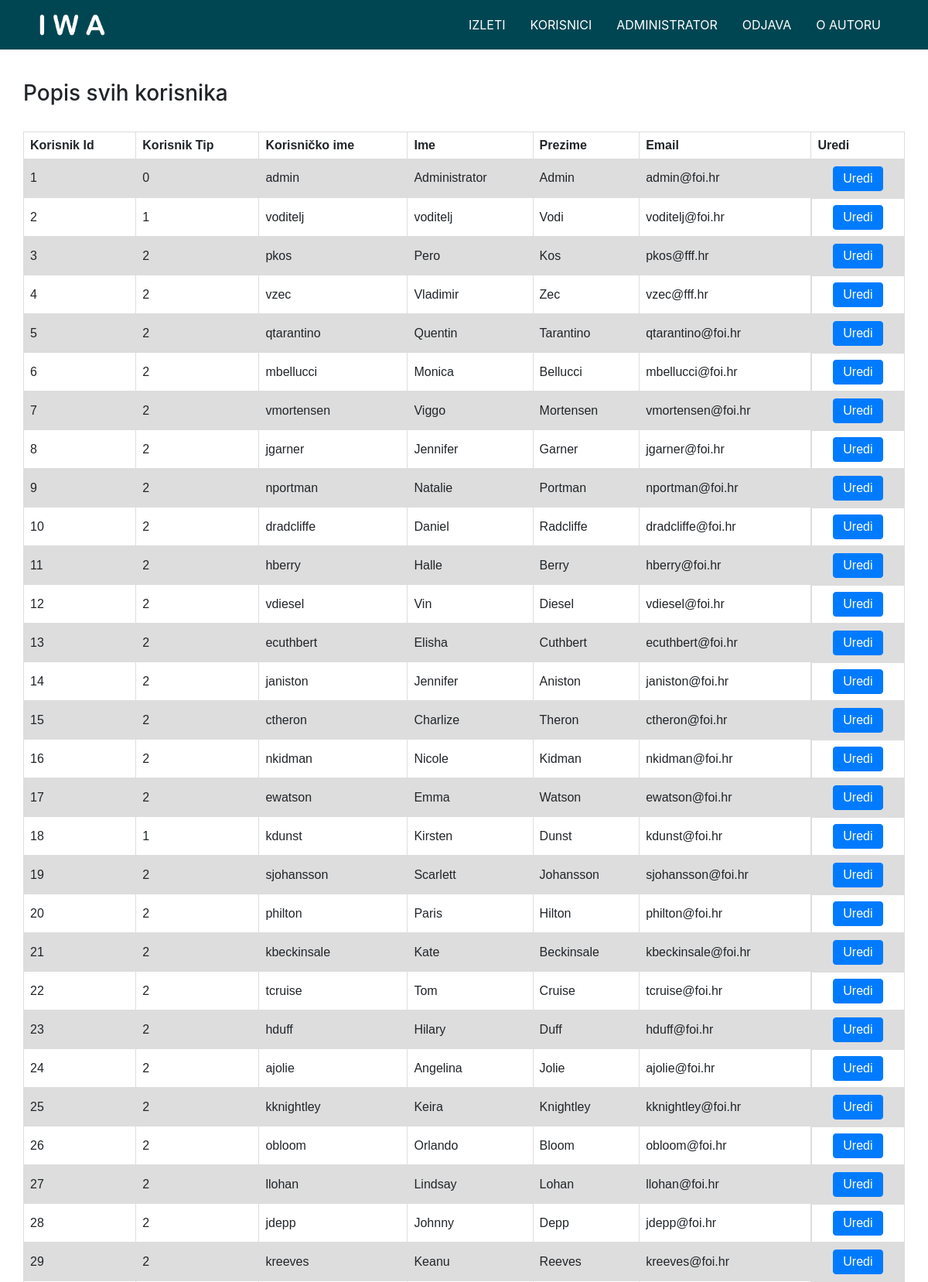
Page /users.php (signed in, upper part) on the committed database.
### tables this page shows
CREATE TABLE IF NOT EXISTS `korisnik` (
  `korisnik_id` INT(10) NOT NULL AUTO_INCREMENT,
  `tip_id` INT(10) NOT NULL,
  `korisnicko_ime` VARCHAR(50) NOT NULL,
  `lozinka` VARCHAR(50) NOT NULL,
  `ime` VARCHAR(50) NOT NULL,
  `prezime` VARCHAR(50) NOT NULL,
  `email` VARCHAR(50) NULL,
  `slika` TEXT NULL,
  PRIMARY KEY (`korisnik_id`),
  INDEX `fk_korisnik_tip_korisnika_idx` (`tip_id` ASC),
  CONSTRAINT `fk_korisnik_tip_korisnika`
    FOREIGN KEY (`tip_id`)
    REFERENCES `tip_korisnika` (`tip_id`)
    ON DELETE NO ACTION
    ON UPDATE NO ACTION);

### baza.php (called while the page is built, shortened)
<?php
function izvrsiUpit($veza,$upit){
	$rezultat = mysqli_query($veza,$upit);
	return $rezultat;
}
?>

### users.php (the view, shortened to what this page needs)
<?php
    include_once("baza.php");
    $v = otvoriVezu();
    if (isset($_SESSION["tip"]) && $_SESSION["tip"] == 0 ) {
        $q1 = "SELECT * FROM korisnik;";
        $users = izvrsiUpit($v, $q1);
    } else {
        header("Location: login.php");
    }
?>
<html lang="en">
<head>
    <link rel="stylesheet" href="./css/style.css">
    <link rel="stylesheet" href="./css/header.css">
    <link rel="stylesheet" href="./css/users.css">
    <link rel="stylesheet" href="https://stackpath.bootstrapcdn.com/bootstrap/4.3.1/css/bootstrap.min.css">
</head>
<body>
    <?php
    include("header.php");
    ?>
    <div class="users">
        <div class="users-container container">
        <h3>Popis svih korisnika</h3>
            <br>
            <table>
            <tr>
                <th>Korisnik Id</th>
                <th>Korisnik Tip</th>
                <th>Korisničko ime</th>
                <th>Ime</th>
                <th>Prezime</th>
                <th>Email</th>
                <th>Uredi</th>
            </tr>
            <?php
            if ($users->num_rows > 0) {
                while ($row = mysqli_fetch_array($users)) {
                echo "<tr>" .
                        "<td>" . $row["korisnik_id"] . "</td>" .
                        "<td>" . $row["tip_id"] . "</td>" .
                        "<td>" . $row["korisnicko_ime"] . "</td>" .
                        "<td>" . $row["ime"] . "</td>" .
                        "<td>" . $row["prezime"] . "</td>" .
                        "<td>" . $row["email"] . "</td>"  ?>
                        <td class="d-flex justify-content-center">
                                <div class="btn btn-primary"> <?php echo '<a style="color: #fff" href="edit_user.php?id=' . $row["korisnik_id"] . '">Uredi</a>'; ?> </div>
                        </td>
                    </tr>
            <?php }
        } ?>
            </table>
        </div>
    </div>
</body>
</html>

### style.css (style rules this page uses)
* { border: 0; margin: 0; padding: 0; -webkit-box-sizing: border-box; box-sizing: border-box; outline: 0; }
body { line-height: 16px; }
button, input, select, textarea, ul, li, a, h1, h2, h3, h4, h5, h6 { line-height: normal; margin: 0px; }

### users.css (style rules this page uses)
.users { height: calc(100vh - 44px); margin-top: 44px; }
.users .users-container { padding: 40px 0px; }
.users .users-container table { font-family: arial, sans-serif; border-collapse: collapse; width: 100%; }
.users .users-container table td, .users .users-container table th { border: 1px solid #dddddd; text-align: left; padding: 8px; }
.users .users-container table tr:nth-child(even) { background-color: #dddddd; }
@media screen and (min-width: 768px) { .users { height: calc(100vh - 64px); margin-top: 64px; } }

### rows in the picture
korisnik: korisnik_id "1", tip "0", korisnicko_ime "admin", ime "Administrator", prezime "Admin", email "admin@foi.hr"
korisnik: korisnik_id "2", tip "1", korisnicko_ime "voditelj", ime "voditelj", prezime "Vodi", email "voditelj@foi.hr"
korisnik: korisnik_id "3", tip "2", korisnicko_ime "pkos", ime "Pero", prezime "Kos", email "pkos@fff.hr"
korisnik: korisnik_id "4", tip "2", korisnicko_ime "vzec", ime "Vladimir", prezime "Zec", email "vzec@fff.hr"
korisnik: korisnik_id "5", tip "2", korisnicko_ime "qtarantino", ime "Quentin", prezime "Tarantino", email "qtarantino@foi.hr"
korisnik: korisnik_id "6", tip "2", korisnicko_ime "mbellucci", ime "Monica", prezime "Bellucci", email "mbellucci@foi.hr"
korisnik: korisnik_id "7", tip "2", korisnicko_ime "vmortensen", ime "Viggo", prezime "Mortensen", email "vmortensen@foi.hr"
korisnik: korisnik_id "8", tip "2", korisnicko_ime "jgarner", ime "Jennifer", prezime "Garner", email "jgarner@foi.hr"
korisnik: korisnik_id "9", tip "2", korisnicko_ime "nportman", ime "Natalie", prezime "Portman", email "nportman@foi.hr"
korisnik: korisnik_id "10", tip "2", korisnicko_ime "dradcliffe", ime "Daniel", prezime "Radcliffe", email "dradcliffe@foi.hr"
korisnik: korisnik_id "11", tip "2", korisnicko_ime "hberry", ime "Halle", prezime "Berry", email "hberry@foi.hr"
korisnik: korisnik_id "12", tip "2", korisnicko_ime "vdiesel", ime "Vin", prezime "Diesel", email "vdiesel@foi.hr"
korisnik: korisnik_id "13", tip "2", korisnicko_ime "ecuthbert", ime "Elisha", prezime "Cuthbert", email "ecuthbert@foi.hr"
korisnik: korisnik_id "14", tip "2", korisnicko_ime "janiston", ime "Jennifer", prezime "Aniston", email "janiston@foi.hr"
korisnik: korisnik_id "15", tip "2", korisnicko_ime "ctheron", ime "Charlize", prezime "Theron", email "ctheron@foi.hr"
korisnik: korisnik_id "16", tip "2", korisnicko_ime "nkidman", ime "Nicole", prezime "Kidman", email "nkidman@foi.hr"
korisnik: korisnik_id "17", tip "2", korisnicko_ime "ewatson", ime "Emma", prezime "Watson", email "ewatson@foi.hr"
korisnik: korisnik_id "18", tip "1", korisnicko_ime "kdunst", ime "Kirsten", prezime "Dunst", email "kdunst@foi.hr"
korisnik: korisnik_id "19", tip "2", korisnicko_ime "sjohansson", ime "Scarlett", prezime "Johansson", email "sjohansson@foi.hr"
korisnik: korisnik_id "20", tip "2", korisnicko_ime "philton", ime "Paris", prezime "Hilton", email "philton@foi.hr"
korisnik: korisnik_id "21", tip "2", korisnicko_ime "kbeckinsale", ime "Kate", prezime "Beckinsale", email "kbeckinsale@foi.hr"
korisnik: korisnik_id "22", tip "2", korisnicko_ime "tcruise", ime "Tom", prezime "Cruise", email "tcruise@foi.hr"
korisnik: korisnik_id "23", tip "2", korisnicko_ime "hduff", ime "Hilary", prezime "Duff", email "hduff@foi.hr"
korisnik: korisnik_id "24", tip "2", korisnicko_ime "ajolie", ime "Angelina", prezime "Jolie", email "ajolie@foi.hr"
korisnik: korisnik_id "25", tip "2", korisnicko_ime "kknightley", ime "Keira", prezime "Knightley", email "kknightley@foi.hr"
korisnik: korisnik_id "26", tip "2", korisnicko_ime "obloom", ime "Orlando", prezime "Bloom", email "obloom@foi.hr"
korisnik: korisnik_id "27", tip "2", korisnicko_ime "llohan", ime "Lindsay", prezime "Lohan", email "llohan@foi.hr"
korisnik: korisnik_id "28", tip "2", korisnicko_ime "jdepp", ime "Johnny", prezime "Depp", email "jdepp@foi.hr"
korisnik: korisnik_id "29", tip "2", korisnicko_ime "kreeves", ime "Keanu", prezime "Reeves", email "kreeves@foi.hr"

### other values in the picture
$_SESSION["ime"] "ADMINISTRATOR"
